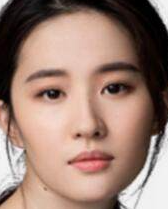
#> input picture doc/imgs/face/lyf1.png, 168 x 209 px
$ python test_face_feature.py
#> lines starting #> are read from the running program, lines starting #| are printed output that depends on the picture
#!/usr/bin/python3
# -*- coding: utf-8 -*-
# @Author : BADBADBADBOY
# @Project : CVModules
# @File : test_face_feature.py
# @Time : 2025/6/15 12:33

import cv2
import time
from itertools import combinations
from modules.common import cosine_similarity
from modules import FeatureExtractOnnxInfer, FeatureExtractOpenvinoInfer

# onnx_model_path = "../weights/facenet/mobile/mobile_face.onnx"
# openvino_model_path = "../weights/facenet/mobile/openvino/mobile_face.xml"

onnx_model_path = "../weights/facenet/server/resnet50_face.onnx"
openvino_model_path = "../weights/facenet/server/openvino/resnet50_face.xml"

test_time = 10

img1 = cv2.imread(r"../doc/imgs/face/lyf1.png")
#> img1 is the input picture: shape (209, 168, 3); mean B, G, R 114.3, 126.4, 155.1
img2 = cv2.imread(r"../doc/imgs/face/lyf2.png")
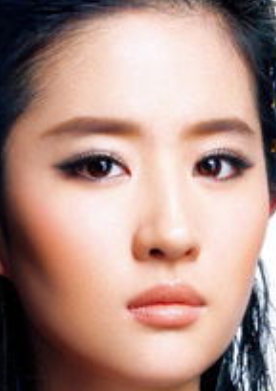
#> input picture doc/imgs/face/lyf2.png, 276 x 391 px
#> img2 is the input picture: shape (391, 276, 3); mean B, G, R 134.8, 143.9, 175.6
img3 = cv2.imread(r"../doc/imgs/face/bl1.png")
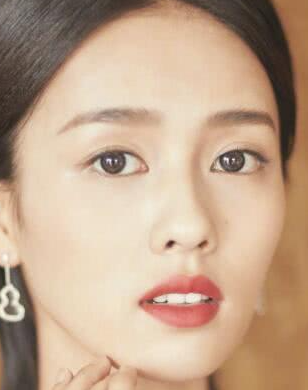
#> input picture doc/imgs/face/bl1.png, 308 x 390 px
#> img3 is the input picture: shape (390, 308, 3); mean B, G, R 141.1, 165.5, 193.9
img4 = cv2.imread(r"../doc/imgs/face/bl2.png")
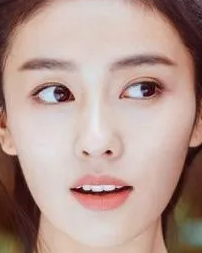
#> input picture doc/imgs/face/bl2.png, 202 x 253 px
#> img4 is the input picture: shape (253, 202, 3); mean B, G, R 146.4, 154.5, 181
img5 = cv2.imread('../doc/imgs/face/lyt1.png')
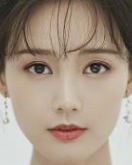
#> input picture doc/imgs/face/lyt1.png, 132 x 165 px
#> img5 is the input picture: shape (165, 132, 3); mean B, G, R 130.7, 146.4, 163.3
img6 = cv2.imread('../doc/imgs/face/lyt2.png')
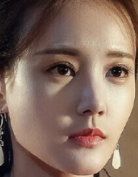
#> input picture doc/imgs/face/lyt2.png, 138 x 177 px
#> img6 is the input picture: shape (177, 138, 3); mean B, G, R 96.3, 109.7, 133.7
face_img = {"lyf1":img1,"lyf2":img2,"bl1":img3,"bl2":img4,"lyt1":img5,"lyt2":img6}

#> (the run stopped early here; a loop or call above may not have finished)
